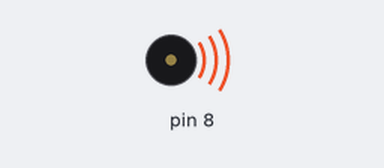
Bench run of a sketch on a simulated Arduino Uno, built with avr-gcc and run on an emulated ATmega328P. Shown: buzzer (waves = sounding).

Above: at 1.0 s.
At 5.5 s:
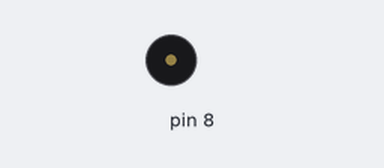
Timing chart, 0 to 6.9 s (numbered marks = the images above):
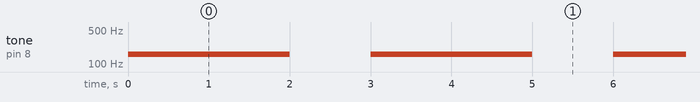

The sketch:

buzzer.ino
```cpp
#include <SPI.h>
#include "printf.h"

void setup(void)
{
  Serial.begin(57600);
}

void loop(void) {
  tone(8, 160, 2000);
  delay(3000);
}
```

printf.h
```cpp
// (licence header left out)
/**
 * @file printf.h
 *
 * Setup necessary to direct stdout to the Arduino Serial library, which
 * enables 'printf'
 */

#ifndef __PRINTF_H__
#define __PRINTF_H__

#ifdef ARDUINO

int serial_putc( char c, FILE * )
{
  Serial.write( c );

  return c;
}

void printf_begin(void)
{
  fdevopen( &serial_putc, 0 );
}

#else
#error This example is only for use on Arduino.
#endif // ARDUINO

#endif // __PRINTF_H__
```

Measured:
- by itself, tone on pin 8: alternates 160 Hz for 2.0 s and silent for 1.0 s
